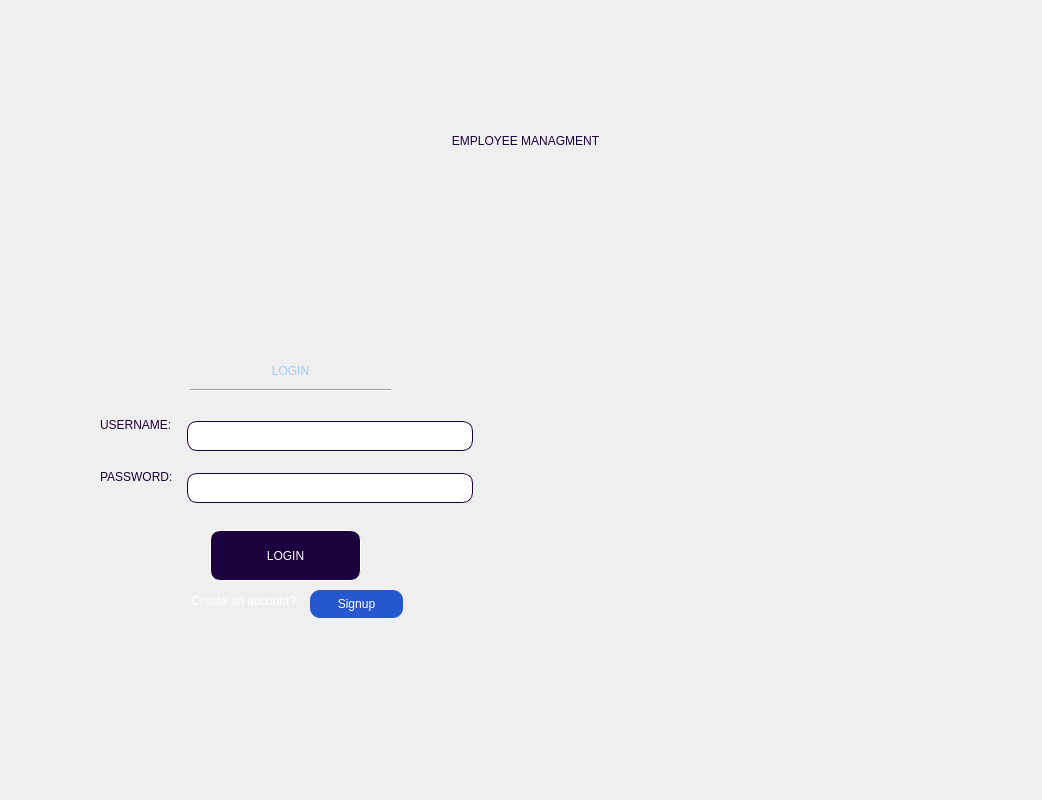
<?xml version="1.0" encoding="UTF-8"?>
<ui version="4.0">
 <class>Dialog</class>
 <widget class="QDialog" name="Dialog">
  <property name="geometry">
   <rect>
    <x>0</x>
    <y>0</y>
    <width>1042</width>
    <height>800</height>
   </rect>
  </property>
  <property name="windowTitle">
   <string>Dialog</string>
  </property>
  <property name="styleSheet">
   <string notr="true">background-color: none;</string>
  </property>
  <widget class="QLabel" name="l_title_3">
   <property name="geometry">
    <rect>
     <x>240</x>
     <y>110</y>
     <width>571</width>
     <height>61</height>
    </rect>
   </property>
   <property name="styleSheet">
    <string notr="true">
font: 24pt &quot;Times New Roman Bold&quot;;
color: rgb(28, 1, 64);</string>
   </property>
   <property name="text">
    <string>EMPLOYEE MANAGMENT</string>
   </property>
   <property name="alignment">
    <set>Qt::AlignCenter</set>
   </property>
  </widget>
  <widget class="QWidget" name="formLayoutWidget">
   <property name="geometry">
    <rect>
     <x>100</x>
     <y>413</y>
     <width>381</width>
     <height>111</height>
    </rect>
   </property>
   <layout class="QFormLayout" name="formLayout">
    <item row="0" column="0">
     <widget class="QLabel" name="l_usernamelogin">
      <property name="styleSheet">
       <string notr="true">color: rgb(25, 1, 57);
font: 11pt &quot;MS Shell Dlg 2&quot;;</string>
      </property>
      <property name="text">
       <string>USERNAME:</string>
      </property>
     </widget>
    </item>
    <item row="0" column="1">
     <widget class="QLineEdit" name="txtUsername">
      <property name="styleSheet">
       <string notr="true">margin: 8px;
background-color: rgb(255, 255, 255);
padding: 6px;
border-radius: 10px;
border: 1px solid rgb(25, 1, 57);</string>
      </property>
     </widget>
    </item>
    <item row="1" column="0">
     <widget class="QLabel" name="l_passwordlogin">
      <property name="styleSheet">
       <string notr="true">color: rgb(25, 1, 57);
font: 11pt &quot;MS Shell Dlg 2&quot;;</string>
      </property>
      <property name="text">
       <string>PASSWORD:</string>
      </property>
     </widget>
    </item>
    <item row="1" column="1">
     <widget class="QLineEdit" name="txtPassword">
      <property name="styleSheet">
       <string notr="true">margin: 8px;
background-color: rgb(255, 255, 255);
padding: 6px;
border-radius: 10px;
border: 1px solid rgb(25, 1, 57);</string>
      </property>
      <property name="echoMode">
       <enum>QLineEdit::Password</enum>
      </property>
     </widget>
    </item>
   </layout>
  </widget>
  <widget class="QPushButton" name="btnLogin">
   <property name="geometry">
    <rect>
     <x>210</x>
     <y>530</y>
     <width>151</width>
     <height>51</height>
    </rect>
   </property>
   <property name="styleSheet">
    <string notr="true">font: 14pt &quot;MS Shell Dlg 2&quot;;
border: 1px solid white;
border-radius: 10px;
background-color: rgb(27, 1, 62);
color: rgb(255, 255, 255);



</string>
   </property>
   <property name="text">
    <string>LOGIN</string>
   </property>
  </widget>
  <widget class="QLabel" name="lCreateacc">
   <property name="geometry">
    <rect>
     <x>170</x>
     <y>590</y>
     <width>151</width>
     <height>21</height>
    </rect>
   </property>
   <property name="styleSheet">
    <string notr="true">color: rgb(255, 255, 255);
font: 9pt &quot;MS Shell Dlg 2&quot;;</string>
   </property>
   <property name="text">
    <string>Create an account? </string>
   </property>
   <property name="alignment">
    <set>Qt::AlignCenter</set>
   </property>
  </widget>
  <widget class="QLabel" name="label">
   <property name="geometry">
    <rect>
     <x>-6</x>
     <y>0</y>
     <width>1061</width>
     <height>821</height>
    </rect>
   </property>
   <property name="text">
    <string/>
   </property>
   <property name="pixmap">
    <pixmap>../../OneDrive/Desktop/templogin.png</pixmap>
   </property>
   <property name="scaledContents">
    <bool>true</bool>
   </property>
  </widget>
  <widget class="QPushButton" name="btnSignup">
   <property name="geometry">
    <rect>
     <x>310</x>
     <y>590</y>
     <width>93</width>
     <height>28</height>
    </rect>
   </property>
   <property name="styleSheet">
    <string notr="true">color: rgb(255, 255, 255);
background-color: rgb(39, 87, 204);
border-radius: 10px;
border: none;</string>
   </property>
   <property name="text">
    <string>Signup</string>
   </property>
  </widget>
  <widget class="QLabel" name="l_title_2">
   <property name="geometry">
    <rect>
     <x>160</x>
     <y>340</y>
     <width>261</width>
     <height>61</height>
    </rect>
   </property>
   <property name="styleSheet">
    <string notr="true">color: rgb(159, 205, 255);
font: 75 24pt &quot;Times New Roman&quot;;
font: 24pt &quot;Times New Roman Bold&quot;;</string>
   </property>
   <property name="text">
    <string>LOGIN</string>
   </property>
   <property name="alignment">
    <set>Qt::AlignCenter</set>
   </property>
  </widget>
  <widget class="Line" name="line">
   <property name="geometry">
    <rect>
     <x>190</x>
     <y>370</y>
     <width>201</width>
     <height>41</height>
    </rect>
   </property>
   <property name="orientation">
    <enum>Qt::Horizontal</enum>
   </property>
  </widget>
  <zorder>label</zorder>
  <zorder>l_title_3</zorder>
  <zorder>formLayoutWidget</zorder>
  <zorder>btnLogin</zorder>
  <zorder>lCreateacc</zorder>
  <zorder>btnSignup</zorder>
  <zorder>l_title_2</zorder>
  <zorder>line</zorder>
 </widget>
 <resources/>
 <connections/>
</ui>
